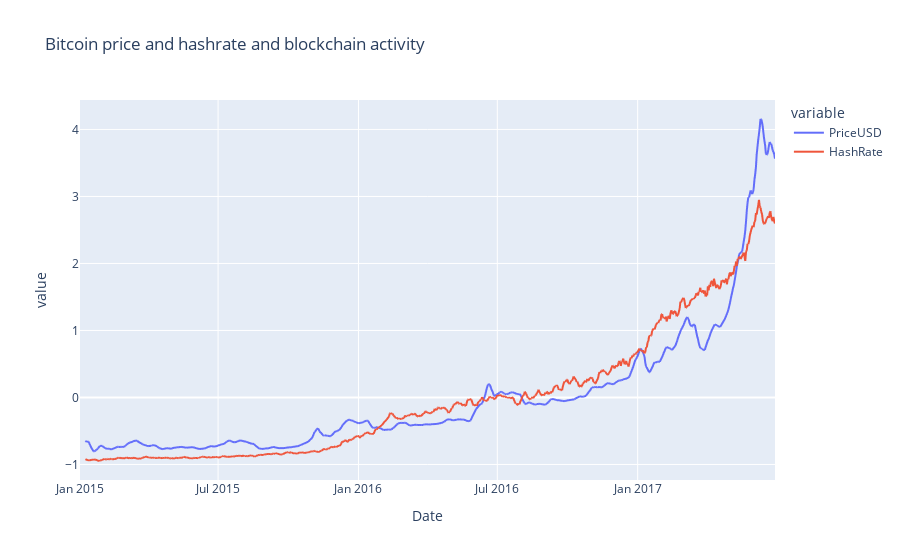
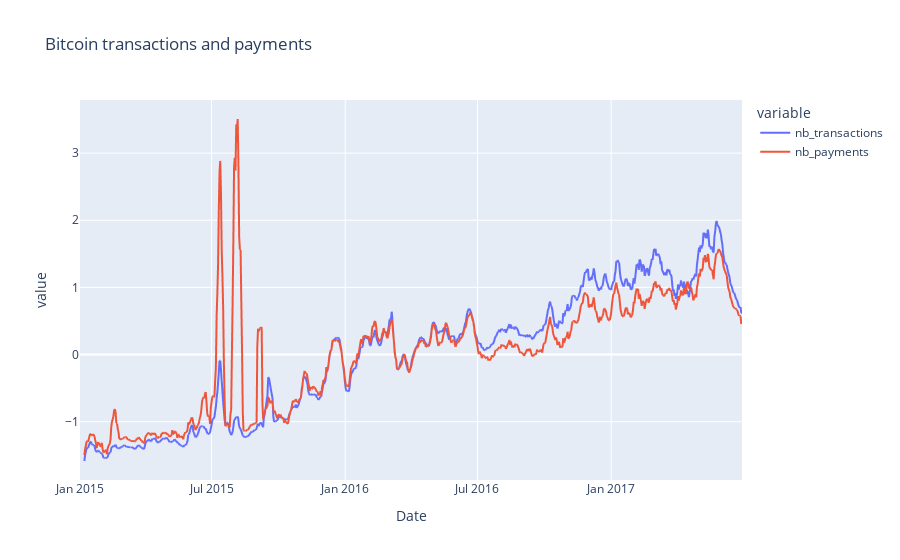
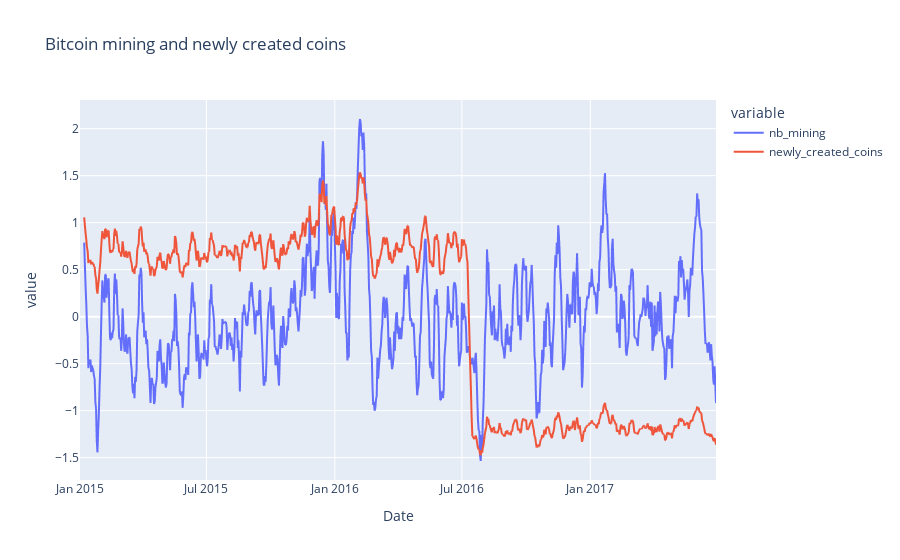

Here is the notebook cell these charts were saved with, in order:
### Markdown cell above
Affichons les données par paires pour gagner en compréhension.

### Code cell
fig = plotly_express.line(normalized_df, x=normalized_df.index, y=['PriceUSD', 'HashRate'], title='Bitcoin price and hashrate and blockchain activity')
fig.show()

fig = plotly_express.line(normalized_df, x=normalized_df.index, y=['nb_transactions', 'nb_payments'], title='Bitcoin transactions and payments')
fig.show()

fig = plotly_express.line(normalized_df, x=normalized_df.index, y=['nb_mining', 'newly_created_coins'], title='Bitcoin mining and newly created coins')
fig.show()

### Figure 1 — Plotly figure (JSON) as saved in the notebook; plotly's stock layout.template omitted (floating-point values rounded to 4 significant figures; data arrays with more than 128 entries replaced by an {"elided": "..."} marker saying what was removed)
{"data": [{"hovertemplate": "variable=PriceUSD<br>Date=%{x}<br>value=%{y}<extra></extra>", "legendgroup": "PriceUSD", "line": {"color": "#636efa", "dash": "solid"}, "marker": {"symbol": "circle"}, "mode": "lines", "name": "PriceUSD", "showlegend": true, "type": "scattergl", "x": {"elided": "912 str values"}, "xaxis": "x", "y": {"elided": "912 float values"}, "yaxis": "y"}, {"hovertemplate": "variable=HashRate<br>Date=%{x}<br>value=%{y}<extra></extra>", "legendgroup": "HashRate", "line": {"color": "#EF553B", "dash": "solid"}, "marker": {"symbol": "circle"}, "mode": "lines", "name": "HashRate", "showlegend": true, "type": "scattergl", "x": {"elided": "912 str values"}, "xaxis": "x", "y": {"elided": "912 float values"}, "yaxis": "y"}], "layout": {"legend": {"title": {"text": "variable"}, "tracegroupgap": 0}, "title": {"text": "Bitcoin price and hashrate and blockchain activity"}, "xaxis": {"anchor": "y", "domain": [0, 1], "title": {"text": "Date"}}, "yaxis": {"anchor": "x", "domain": [0, 1], "title": {"text": "value"}}}}

### Figure 2 — Plotly figure (JSON) as saved in the notebook; plotly's stock layout.template omitted (floating-point values rounded to 4 significant figures; data arrays with more than 128 entries replaced by an {"elided": "..."} marker saying what was removed)
{"data": [{"hovertemplate": "variable=nb_transactions<br>Date=%{x}<br>value=%{y}<extra></extra>", "legendgroup": "nb_transactions", "line": {"color": "#636efa", "dash": "solid"}, "marker": {"symbol": "circle"}, "mode": "lines", "name": "nb_transactions", "showlegend": true, "type": "scattergl", "x": {"elided": "912 str values"}, "xaxis": "x", "y": {"elided": "912 float values"}, "yaxis": "y"}, {"hovertemplate": "variable=nb_payments<br>Date=%{x}<br>value=%{y}<extra></extra>", "legendgroup": "nb_payments", "line": {"color": "#EF553B", "dash": "solid"}, "marker": {"symbol": "circle"}, "mode": "lines", "name": "nb_payments", "showlegend": true, "type": "scattergl", "x": {"elided": "912 str values"}, "xaxis": "x", "y": {"elided": "912 float values"}, "yaxis": "y"}], "layout": {"legend": {"title": {"text": "variable"}, "tracegroupgap": 0}, "title": {"text": "Bitcoin transactions and payments"}, "xaxis": {"anchor": "y", "domain": [0, 1], "title": {"text": "Date"}}, "yaxis": {"anchor": "x", "domain": [0, 1], "title": {"text": "value"}}}}

### Figure 3 — Plotly figure (JSON) as saved in the notebook; plotly's stock layout.template omitted (floating-point values rounded to 4 significant figures; data arrays with more than 128 entries replaced by an {"elided": "..."} marker saying what was removed)
{"data": [{"hovertemplate": "variable=nb_mining<br>Date=%{x}<br>value=%{y}<extra></extra>", "legendgroup": "nb_mining", "line": {"color": "#636efa", "dash": "solid"}, "marker": {"symbol": "circle"}, "mode": "lines", "name": "nb_mining", "showlegend": true, "type": "scattergl", "x": {"elided": "912 str values"}, "xaxis": "x", "y": {"elided": "912 float values"}, "yaxis": "y"}, {"hovertemplate": "variable=newly_created_coins<br>Date=%{x}<br>value=%{y}<extra></extra>", "legendgroup": "newly_created_coins", "line": {"color": "#EF553B", "dash": "solid"}, "marker": {"symbol": "circle"}, "mode": "lines", "name": "newly_created_coins", "showlegend": true, "type": "scattergl", "x": {"elided": "912 str values"}, "xaxis": "x", "y": {"elided": "912 float values"}, "yaxis": "y"}], "layout": {"legend": {"title": {"text": "variable"}, "tracegroupgap": 0}, "title": {"text": "Bitcoin mining and newly created coins"}, "xaxis": {"anchor": "y", "domain": [0, 1], "title": {"text": "Date"}}, "yaxis": {"anchor": "x", "domain": [0, 1], "title": {"text": "value"}}}}
